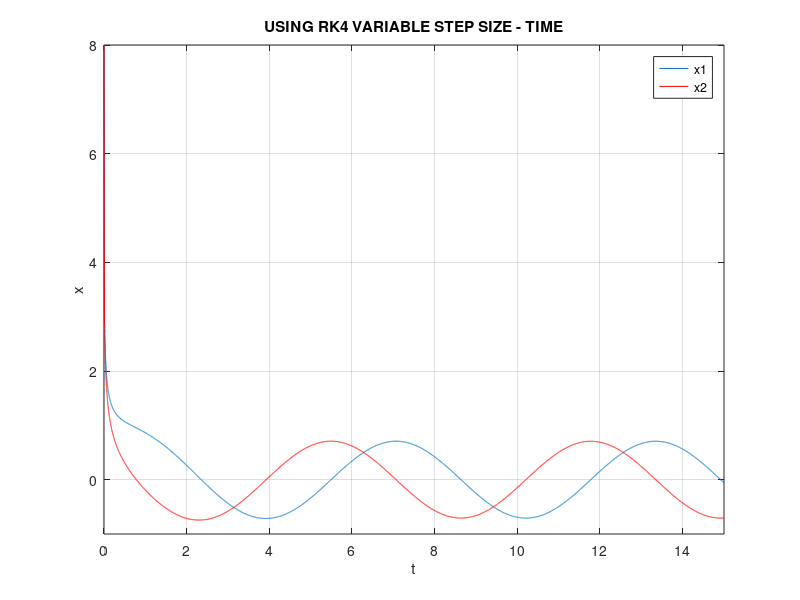
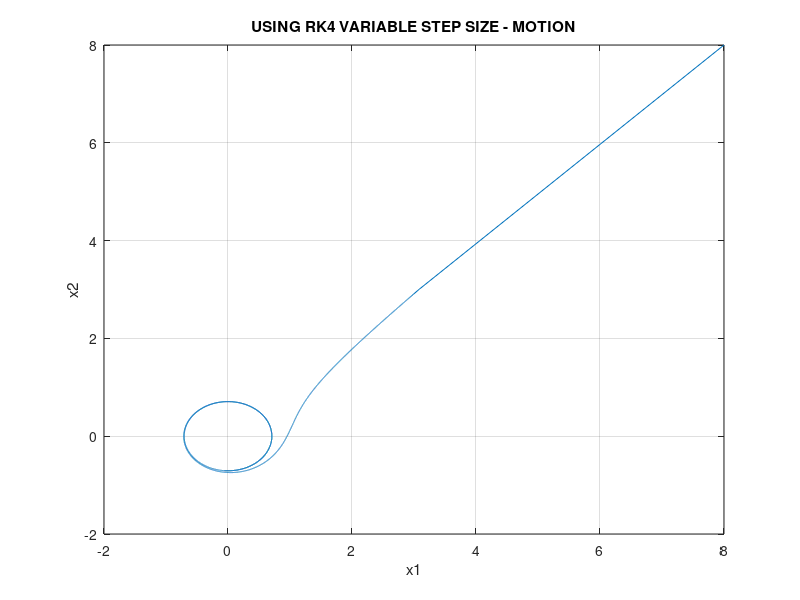
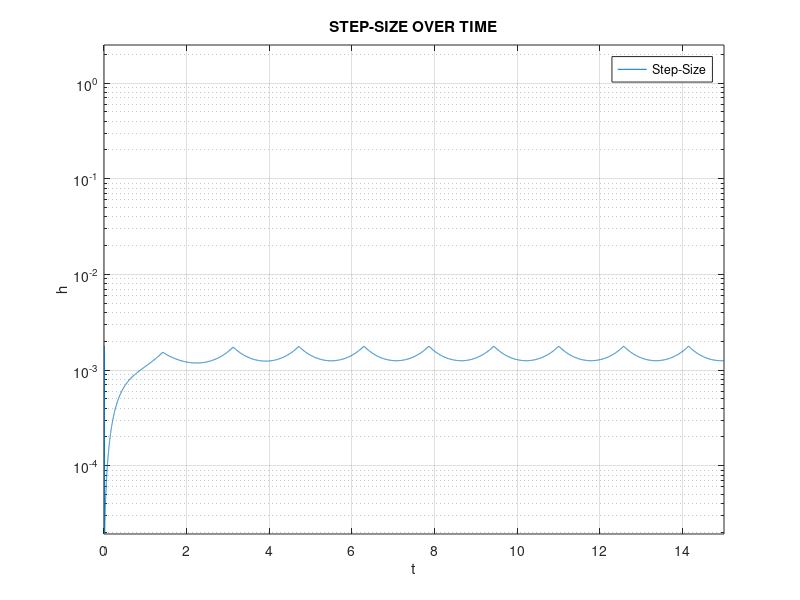
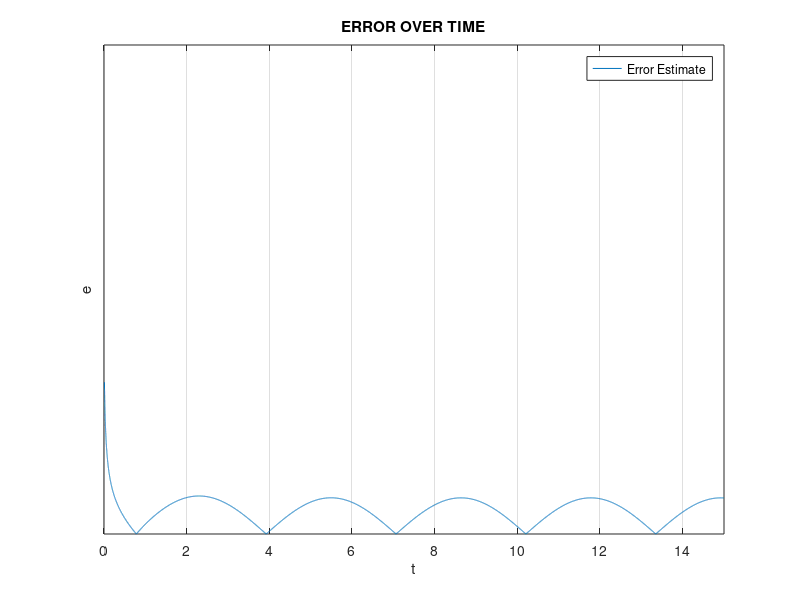

MATLAB code to generate these figures, in order:
%initialising
clc;clear;
%initial conidtions
x0 = [8, 8];
a = 0;b = 15;
interval = [a, b];


h0 = 0.01; %initial step
%declaring the functions
func=@(t,y) [y(2)+y(1)*(0.5-y(1)^2-y(2)^2);-y(1)+y(2)*(0.5-y(1)^2-y(2)^2)];
%error tolerances
eps_rel = 10^-6;%relative tolerance
eps_abs = 10^-4;%absolute tolerance
hmin = 10^-7;%minimum step size
h(2) = h0;
t(1) = a;
n = (b-a)/h(2);
x = x0';
t(2) = t(1) + h(2);
xtmp(:,1)=x(:,1);
i = 2;

while t<= b %while we are in range keep looping algorithm
    incrh = true;
    
    %Runge kutta method
    tj = t(i);
    k1 = h(i)*feval(func,tj,x(:,i-1));
    k2 = h(i)*feval(func,tj+h(i)/2,x(:,i-1)+k1/2);
    k3 = h(i)*feval(func,tj+h(i)/2,x(:,i-1)+k2/2);
    k4 = h(i)*feval(func,tj+h(i),x(:,i-1)+k3);
    x(:,i) = x(:,i-1) + (k1+2*k2+2*k3+k4)/6;
    %error calculation
    d1(i) = (x(1,i)-xtmp(1,1))/((2^4)-1);
    d2(i) = (x(2,i)-xtmp(2,1))/((2^4)-1);
    xtmp(:,1) = x(:,i);
    
    %calculation sa1 = s*alpha
    e(i) = (abs(x(1,i)))*eps_rel+eps_abs;
    sa1 = (e(i)/abs(d1(i)))^(1/5)*0.9;
    e(i) = (abs(x(2,i)))*eps_rel+eps_abs;
    sa2 = (e(i)/abs(d2(i)))^(1/5)*0.9;
    
    %selecting smaller sa as the new step size
    if sa1 < sa2
        nh = h(i)*sa1;
    else
        nh = h(i)*sa2;
    end
    %increasing until sa is smaller than 1
    while((sa1<1)&&(sa2<1))
        incrh = false;
        if nh>hmin
            h(i) = nh;
            break;
        else %if step size is smaller than hmin
            disp('Accuracy not possible to satisfy');
            break;
        end
    end
    if incrh == true %assigning new step sizes
        h(i+1) = min(nh,3*h(i));
    else
        h(i+1) = h(i);
    end
    if t(i)+h(i+1)>b
        break %if interval end is met then break
    end
    i = i+1;
    t(i) = t(i-1)+h(i);
end


%All figures

figure(1);
plot(t,x(1,:));
axis([0 15 -1 8])
hold on
grid on
title('USING RK4 VARIABLE STEP SIZE - TIME');
xlabel('t');ylabel('x');

plot(t,x(2,:),'r');
legend('x1','x2');


figure(2);
plot(x(1,:),x(2,:));
hold on
grid on
xlabel('x1'); ylabel('x2');
title('USING RK4 VARIABLE STEP SIZE - MOTION');



figure(3);
semilogy(t,h(1:length(t)));
axis([0 15 0 2.5])
grid on
title('STEP-SIZE OVER TIME');
xlabel('t');ylabel('h');
legend('Step-Size');

figure(4);
semilogy(t,e(1:length(t)));
axis([0 15 0 1.1*10^(-4)])
grid on
title('ERROR OVER TIME');
xlabel('t');ylabel('e');
legend('Error Estimate');

figure(5);
plot(t,abs(d1));
axis([0 15 0 6*10^(-5)])
hold on
grid on
title('ABSOLUTE ERROR OVER TIME');
xlabel('t');ylabel('error');
plot(t,abs(d2),'r');
legend('Error of x1','Error of x2');
